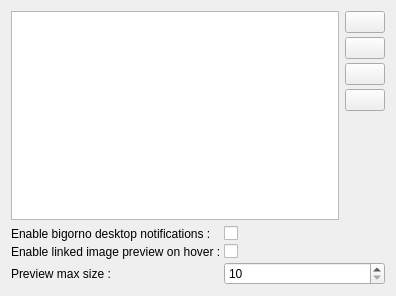
<?xml version="1.0" encoding="UTF-8"?>
<ui version="4.0">
 <class>QQBoardsSettings</class>
 <widget class="QWidget" name="QQBoardsSettings">
  <property name="geometry">
   <rect>
    <x>0</x>
    <y>0</y>
    <width>396</width>
    <height>296</height>
   </rect>
  </property>
  <property name="windowTitle">
   <string>Form</string>
  </property>
  <layout class="QVBoxLayout" name="verticalLayout">
   <item>
    <widget class="QWidget" name="widget_2" native="true">
     <layout class="QHBoxLayout" name="horizontalLayout">
      <property name="margin">
       <number>0</number>
      </property>
      <item>
       <widget class="QListView" name="bouchotListView"/>
      </item>
      <item>
       <widget class="QWidget" name="widget" native="true">
        <layout class="QVBoxLayout" name="verticalLayout_2">
         <property name="spacing">
          <number>4</number>
         </property>
         <property name="margin">
          <number>0</number>
         </property>
         <item>
          <widget class="QPushButton" name="olccsAddButton">
           <property name="icon">
            <iconset resource="../../rc/quteqoin_img.qrc">
             <normaloff>:/img/magic_wand.png</normaloff>:/img/magic_wand.png</iconset>
           </property>
          </widget>
         </item>
         <item>
          <widget class="QPushButton" name="addBouchotButton">
           <property name="text">
            <string/>
           </property>
           <property name="icon">
            <iconset resource="../../rc/quteqoin_img.qrc">
             <normaloff>:/img/add-icon.png</normaloff>:/img/add-icon.png</iconset>
           </property>
           <property name="iconSize">
            <size>
             <width>16</width>
             <height>16</height>
            </size>
           </property>
          </widget>
         </item>
         <item>
          <widget class="QPushButton" name="deleteBouchotButton">
           <property name="text">
            <string/>
           </property>
           <property name="icon">
            <iconset resource="../../rc/quteqoin_img.qrc">
             <normaloff>:/img/delete-icon.png</normaloff>:/img/delete-icon.png</iconset>
           </property>
          </widget>
         </item>
         <item>
          <widget class="QPushButton" name="editBouchotButton">
           <property name="text">
            <string/>
           </property>
           <property name="icon">
            <iconset resource="../../rc/quteqoin_img.qrc">
             <normaloff>:/img/menu-edit-icon.png</normaloff>:/img/menu-edit-icon.png</iconset>
           </property>
           <property name="iconSize">
            <size>
             <width>16</width>
             <height>16</height>
            </size>
           </property>
          </widget>
         </item>
         <item>
          <spacer name="verticalSpacer">
           <property name="orientation">
            <enum>Qt::Vertical</enum>
           </property>
           <property name="sizeHint" stdset="0">
            <size>
             <width>20</width>
             <height>40</height>
            </size>
           </property>
          </spacer>
         </item>
        </layout>
       </widget>
      </item>
     </layout>
    </widget>
   </item>
   <item>
    <widget class="QWidget" name="widget_3" native="true">
     <layout class="QFormLayout" name="formLayout">
      <property name="horizontalSpacing">
       <number>3</number>
      </property>
      <property name="verticalSpacing">
       <number>3</number>
      </property>
      <property name="margin">
       <number>0</number>
      </property>
      <item row="1" column="0">
       <widget class="QLabel" name="linkedImgPreviewLbl">
        <property name="text">
         <string>Enable linked image preview on hover :</string>
        </property>
       </widget>
      </item>
      <item row="1" column="1">
       <widget class="QCheckBox" name="linkedImgPreviewCB">
        <property name="text">
         <string/>
        </property>
       </widget>
      </item>
      <item row="2" column="0">
       <widget class="QLabel" name="linkedImgMaxSizeLbl">
        <property name="text">
         <string>Preview max size :</string>
        </property>
       </widget>
      </item>
      <item row="2" column="1">
       <widget class="QSpinBox" name="linkedImgMaxSizeSB">
        <property name="minimum">
         <number>10</number>
        </property>
        <property name="maximum">
         <number>500</number>
        </property>
        <property name="singleStep">
         <number>5</number>
        </property>
       </widget>
      </item>
      <item row="0" column="1">
       <widget class="QCheckBox" name="bigornotifCB">
        <property name="text">
         <string/>
        </property>
       </widget>
      </item>
      <item row="0" column="0">
       <widget class="QLabel" name="bigornotifLbl">
        <property name="text">
         <string>Enable bigorno desktop notifications :</string>
        </property>
       </widget>
      </item>
     </layout>
    </widget>
   </item>
  </layout>
 </widget>
 <resources>
  <include location="../../rc/quteqoin_img.qrc"/>
 </resources>
 <connections/>
</ui>
